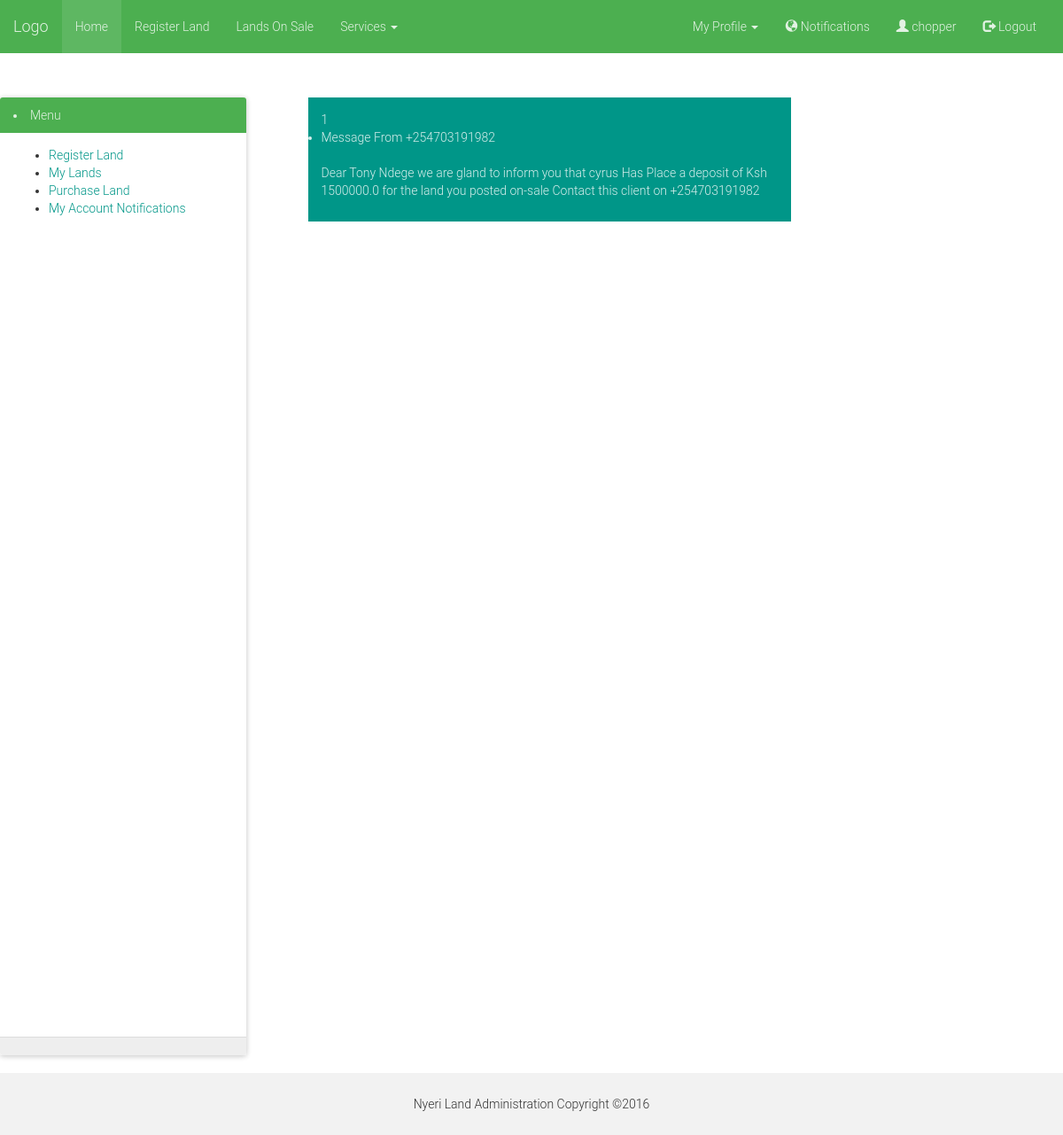
/notifications/ (signed in), run on an earlier commit of the app's database.
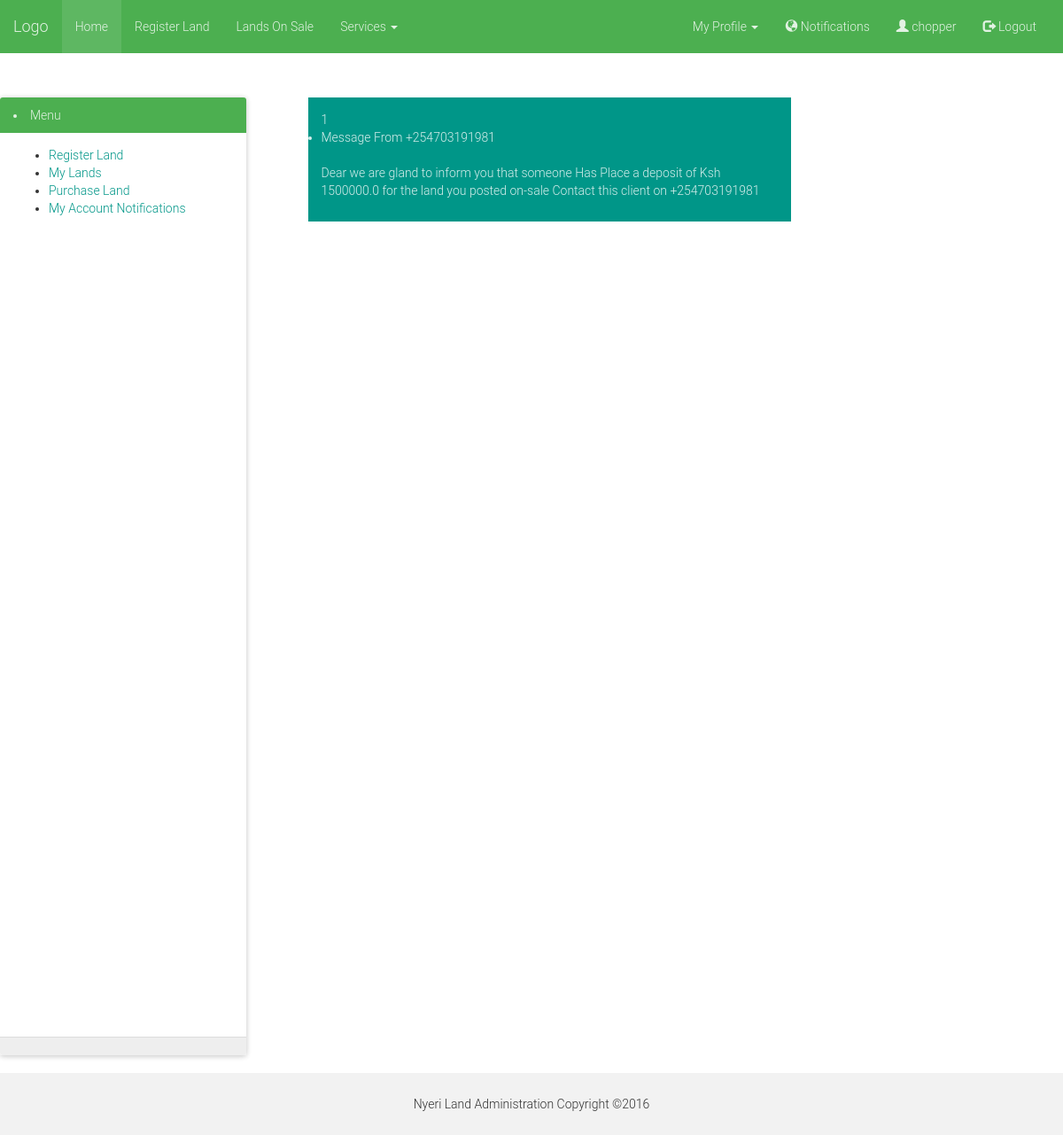
And on a later commit of the database.
### land/models.py (models this page shows, shortened)
class Notification(models.Model):
    sender = models.CharField(max_length=13)
    land_id = models.ForeignKey(Land, on_delete=models.DO_NOTHING)
    sent_to = models.CharField(max_length=13, default='')
    text = models.TextField(max_length=200)
    is_read = models.BooleanField(default=False)
    responded = models.BooleanField(default=False)
    date_sent = models.DateTimeField(auto_now_add=True)
    class Meta:
        verbose_name_plural = 'Notifications'

### land/views.py (the view)
# urls.py: url(r'^notifications/$', views.get_notification, name='notification'),
@login_required(login_url='/login/')
def get_notification(request):
    username = request.user
    user = get_object_or_404(User, username=username)
    profile = get_object_or_404(LandUserProfile, user=user)
    receiver = profile.phone_number
    notification = Notification.objects.filter(sent_to=receiver, is_read=False)
    all_notf = Notification.objects.filter(sent_to=receiver, )
    return render(request, 'land/notification.html',
                  {
                      'notification': notification,
                      'all': all_notf,
                  })

### landsys/templates/land/notification.html (shortened to what this page needs)
{% extends 'base.html' %}
{% block content %}
  <ul>
 {% for n in all %}
     <div class="alert alert-primary" role="alert">
     {{ forloop.counter }}
     <li>Message From {{ n.sender }}
         <br><br>
     <p>{{ n.text }}</p>
     </li>
     </div>
 {% endfor %}
 </ul>
{% endblock %}

What changed in the data, as far as the page shows it:
removed Notification: sender "+254703191982", text "Dear Tony Ndege we are gland to inform you that cyrus Has Place a deposit of Ksh 1500000.0 for the land you posted on-sale Contact this client on +254703191982"
added Notification: sender "+254703191981", text "Dear we are gland to inform you that someone Has Place a deposit of Ksh 1500000.0 for the land you posted on-sale Contact this client on +254703191981"
